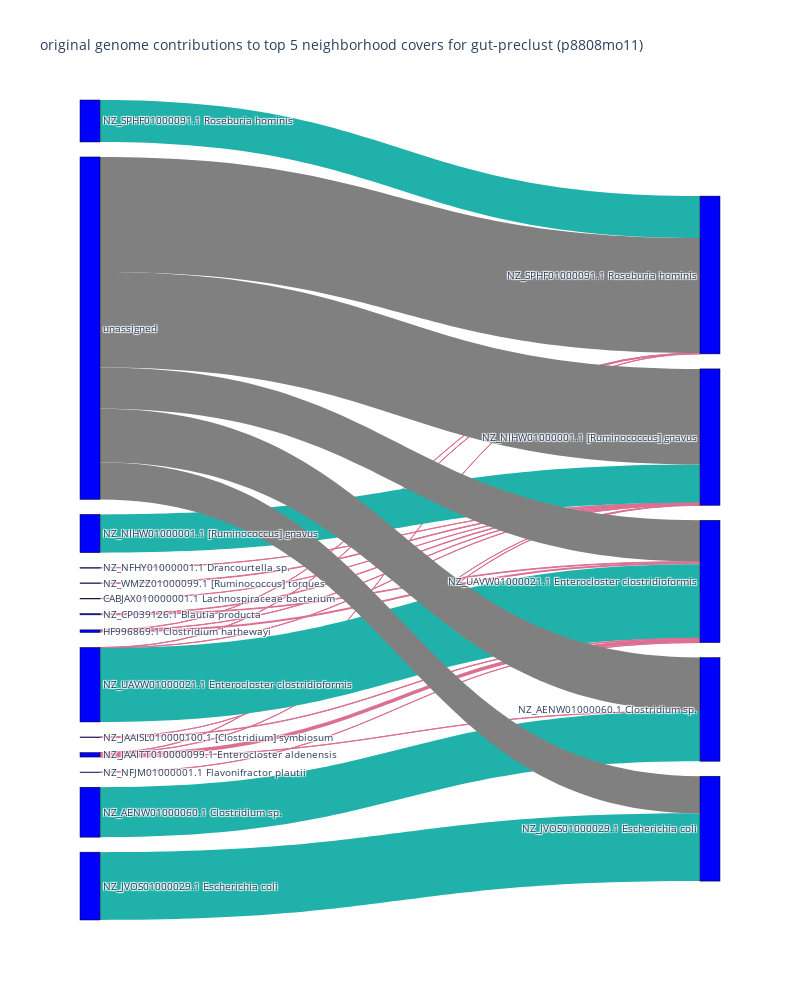

Notebook source saved alongside this figure:
### Code cell
NUM=5
fig = make_fig(NUM)

fig.update_layout(title_text=f"original genome contributions to top {NUM} neighborhood covers for {name} ({acc})", font_size=10)
fig.update_layout(width=800, height=1000)
fig.show()

### Figure 1 — Plotly figure (JSON) as saved in the notebook; plotly's stock layout.template omitted (floating-point values rounded to 4 significant figures)
{"data": [{"link": {"color": ["palevioletred", "palevioletred", "palevioletred", "lightseagreen", "palevioletred", "palevioletred", "palevioletred", "palevioletred", "palevioletred", "palevioletred", "lightseagreen", "palevioletred", "palevioletred", "palevioletred", "palevioletred", "lightseagreen", "palevioletred", "palevioletred", "palevioletred", "lightseagreen", "palevioletred", "lightseagreen", "grey", "grey", "grey", "grey", "grey"], "label": ["", "", "", "", "", "", "", "", "", "", "", "", "", "", "", "", "", "", "", "", "", "", "", "", "", "", ""], "source": [0, 2, 4, 10, 0, 1, 2, 4, 5, 13, 15, 17, 21, 0, 1, 2, 4, 5, 12, 3, 4, 6, 49, 49, 49, 49, 49], "target": [50, 50, 50, 50, 51, 51, 51, 51, 51, 51, 51, 51, 51, 52, 52, 52, 52, 52, 52, 53, 54, 54, 50, 51, 52, 53, 54], "value": [23, 21, 19, 3093, 21, 40, 20, 16, 12, 17, 2821, 43, 12, 147, 50, 5449, 276, 34, 13, 4999, 18, 3679, 8471, 7048, 3042, 2729, 3940]}, "node": {"color": "blue", "label": ["HF996869.1 Clostridium hathewayi", "NZ_CP039126.1 Blautia producta", "NZ_UAVW01000021.1 Enterocloster clostridioformis", "NZ_JVOS01000029.1 Escherichia coli", "NZ_JAAITT010000099.1 Enterocloster aldenensis", "NZ_JAAISL010000100.1 [Clostridium] symbiosum", "NZ_AENW01000060.1 Clostridium sp.", "HF995415.1 Coprobacillus sp.", "NZ_JULC01000001.1 Bifidobacterium scardovii", "NZ_RQNR01000100.1 Clostridium perfringens", "NZ_SPHF01000091.1 Roseburia hominis", "NZ_DS499569.1 Intestinibacter bartlettii", "NZ_NFJM01000001.1 Flavonifractor plautii", "NZ_NFHY01000001.1 Drancourtella sp.", "NZ_SMCQ01000001.1 Longibaculum muris", "NZ_NIHW01000001.1 [Ruminococcus] gnavus", "NZ_CABIYM010000001.1 Anaerostipes caccae", "NZ_WMZZ01000099.1 [Ruminococcus] torques", "NZ_SQQK01000001.1 Bifidobacterium dentium", "NZ_NFJI01000001.1 [Clostridium] spiroforme", "NZ_CP019721.1 Veillonella parvula", "CABJAX010000001.1 Lachnospiraceae bacterium", "UQGB01000001.1 uncultured Clostridium", "HF995324.1 Firmicutes bacterium", "USJS01000001.1 uncultured Blautia", "NZ_QGMT01000001.1 Clostridium paraputrificum", "NZ_CABKSO010000001.1 Veillonella atypica", "NZ_CABJBH010000001.1 Turicibacter sanguinis", "NZ_LR793273.1 Streptococcus salivarius", "NZ_JVCZ01000002.1 Streptococcus parasanguinis", "JACRSY010000001.1 Lachnospiraceae bacterium", "NZ_CAAFAW010000001.1 Clostridia bacterium", "NZ_MPGA01000001.1 Clostridioides difficile", "NZ_KQ971228.1 Streptococcus salivarius", "NZ_CABHOC010000001.1 Bifidobacterium longum", "NZ_AEKO01000011.1 Streptococcus vestibularis", "NZ_JWHR01000001.1 Terrisporobacter othiniensis", "NZ_OBJV01000049.1 Clostridium tertium", "NZ_CAAEVI010000001.1 Erysipelotrichaceae bacterium", "NZ_CYYS01000001.1 Turicibacter sanguinis", "NZ_CYZX01000001.1 Clostridium disporicum", "URHS01000001.1 uncultured Blautia", "NZ_WMKP01000010.1 Veillonella dispar", "CAAEUS010000001.1 TPA_asm: uncultured", "CAAFUY010000001.1 TPA_asm: uncultured", "NZ_JACOOS010000001.1 Anaerostipes sp.", "NZ_GL890548.1 Lachnospiraceae bacterium", "NZ_CP047191.1 Streptococcus thermophilus", "UQTS01000001.1 uncultured Clostridium", "unassigned", "NZ_SPHF01000091.1 Roseburia hominis", "NZ_NIHW01000001.1 [Ruminococcus] gnavus", "NZ_UAVW01000021.1 Enterocloster clostridioformis", "NZ_JVOS01000029.1 Escherichia coli", "NZ_AENW01000060.1 Clostridium sp.", "NZ_CP039126.1 Blautia producta", "HF996869.1 Clostridium hathewayi", "NZ_JAAISL010000100.1 [Clostridium] symbiosum", "NZ_JAAITT010000099.1 Enterocloster aldenensis", "HF995415.1 Coprobacillus sp.", "NZ_DS499569.1 Intestinibacter bartlettii", "NZ_JULC01000001.1 Bifidobacterium scardovii", "CABJAX010000001.1 Lachnospiraceae bacterium", "NZ_NFJM01000001.1 Flavonifractor plautii", "NZ_RQNR01000100.1 Clostridium perfringens", "NZ_NFHY01000001.1 Drancourtella sp.", "NZ_CP019721.1 Veillonella parvula", "NZ_SMCQ01000001.1 Longibaculum muris", "NZ_CABIYM010000001.1 Anaerostipes caccae", "NZ_SQQK01000001.1 Bifidobacterium dentium", "NZ_WMZZ01000099.1 [Ruminococcus] torques", "NZ_NFJI01000001.1 [Clostridium] spiroforme", "UQGB01000001.1 uncultured Clostridium", "USJS01000001.1 uncultured Blautia", "HF995324.1 Firmicutes bacterium", "NZ_LR793273.1 Streptococcus salivarius", "NZ_QGMT01000001.1 Clostridium paraputrificum", "NZ_CABKSO010000001.1 Veillonella atypica", "NZ_JVCZ01000002.1 Streptococcus parasanguinis", "NZ_CABJBH010000001.1 Turicibacter sanguinis", "JACRSY010000001.1 Lachnospiraceae bacterium", "NZ_CAAFAW010000001.1 Clostridia bacterium", "NZ_MPGA01000001.1 Clostridioides difficile", "NZ_CABHOC010000001.1 Bifidobacterium longum", "URHS01000001.1 uncultured Blautia", "NZ_JWHR01000001.1 Terrisporobacter othiniensis", "NZ_KQ971228.1 Streptococcus salivarius", "NZ_OBJV01000049.1 Clostridium tertium", "NZ_CAAEVI010000001.1 Erysipelotrichaceae bacterium", "NZ_CYYS01000001.1 Turicibacter sanguinis", "NZ_CYZX01000001.1 Clostridium disporicum", "NZ_AEKO01000011.1 Streptococcus vestibularis", "NZ_WMKP01000010.1 Veillonella dispar", "CAAFUY010000001.1 TPA_asm: uncultured", "NZ_GL890548.1 Lachnospiraceae bacterium", "CAAEUS010000001.1 TPA_asm: uncultured", "UQTS01000001.1 uncultured Clostridium", "NZ_CP047191.1 Streptococcus thermophilus", "NZ_JACOOS010000001.1 Anaerostipes sp."], "line": {"color": "black", "width": 0.5}, "pad": 15, "thickness": 20}, "type": "sankey"}], "layout": {"font": {"size": 10}, "height": 1000, "title": {"text": "original genome contributions to top 5 neighborhood covers for gut-preclust (p8808mo11)"}, "width": 800}}
